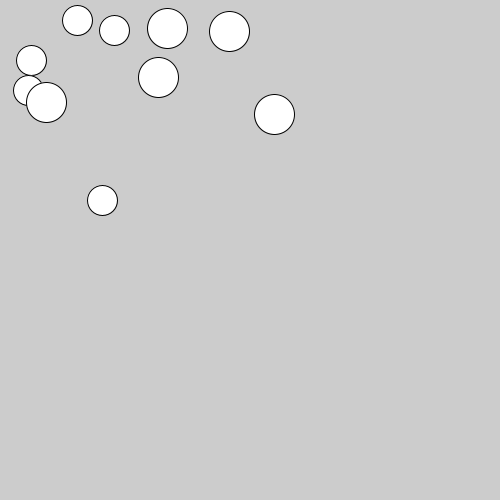
Frame 1 (no input)
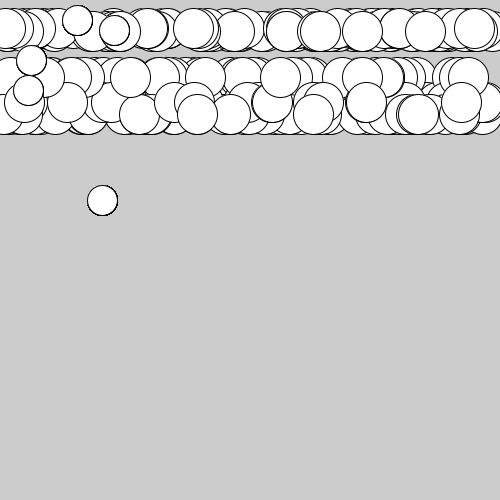
Frame 60 (the mouse pressed at the canvas centre just before this capture)
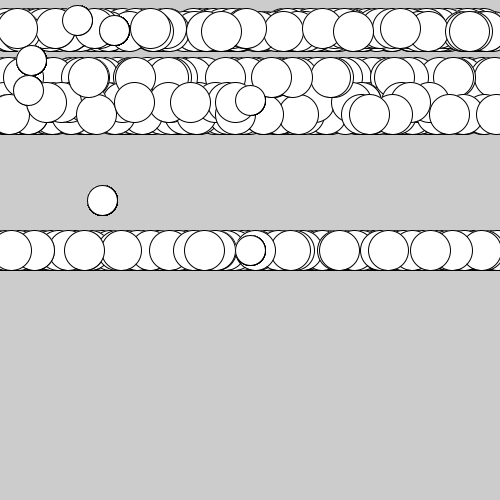
Frame 120 (the mouse held since frame 60 and released just before this capture)

The Processing sketch that drew these frames (run headless with seeded random() and noise(); from frame 60 on, the mouse is pressed at the canvas centre):

// Processing sketch: Exercise_33_1
// ── Exercise_33_1.pde
//reate an array that stores y values
/*use those y values inside draw to set
the position of a series of shapes 
*/


  
int[] one; //one is yPos
int[] two = {20,60,30,90,200,100};

void setup(){
  size(500,500);
  one = new int[5]; //5 positions of array
  frameRate(5);
  
  
  for (int a = 0; a < one.length; a++){
    one[a] = int(random(120));
  }
}
  
  
void draw(){
 for (int a = 0; a < one.length; a++){
   ellipse(random(width), one[a], 40,40);
   ellipse(one[a], two[a],30,30);
 }
 

if(mousePressed == true){
  one = append(one,mouseX);
  two = append(two,mouseX);
}
}
